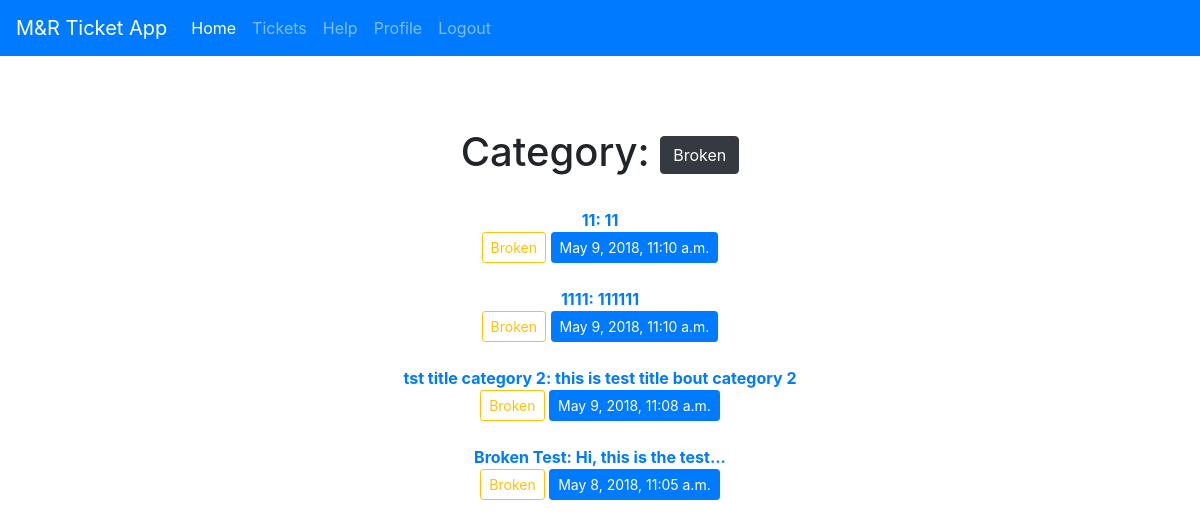
Screenshot of /post_list/category/Broken/ (signed in) with the database file from the repository.
### traffic/models.py (models this page shows, shortened)
class Post(models.Model):
    category = (
        ('Broken', 'Broken'),
        ('Danger', 'Danger'),
        ('Incident', 'Incident'),
        ('Info', 'Info'),
        ('Warning', 'Warning'),
    )
    tst_choice = (
        ('1', '1'),
        ('2', '2'),
    )
    author = models.ForeignKey(User, on_delete=models.CASCADE)
    title = models.CharField(max_length=90)
    text = models.TextField()
    created_date = models.DateTimeField(default=timezone.now())
    published_date = models.DateTimeField(blank=True, null=True)
    category = models.CharField(choices=category, max_length=40, default=1)
    tst = models.CharField(choices=tst_choice, max_length=2, default="")

### traffic/views.py (the view)
# urls.py: url(r'^post_list/category/(?P<category>\w+)/$', views.post_categories, name="post_categories"),
@login_required
def post_categories(request, category):
    post = Post.objects.filter(category = category).order_by('-published_date')
    return render(request, 'categories.html', {'post': post})

### traffic/templates/categories.html
{% extends 'base.html' %}
{% block main %}
    <h1>
        Category: <button type="button" class="btn btn-dark">{{ post.0.category }}</button>
    </h1>
    <br>
    {% for post in post %}
        <b><a href="{% url 'traffic:post_detail' id=post.id %}">{{ post.title|truncatechars:90 }}: {{ post.text|truncatechars:106 }}</a></b><br>
        {% if post.category == "Broken" %}
                <a href="{% url 'traffic:post_categories' category=post.category %}" class="btn btn-outline-warning btn-sm">{{ post.category }}</a>
            {% elif post.category == "Danger" %}
                <a href="{% url 'traffic:post_categories' category=post.category %}" class="btn btn-outline-dark btn-sm">{{ post.category }}</a>
            {% elif post.category == "Incident" %}
                <a href="{% url 'traffic:post_categories' category=post.category %}" class="btn btn-outline-danger btn-sm">{{ post.category }}</a>
            {% elif post.category == "Info" %}
                <a href="{% url 'traffic:post_categories' category=post.category %}" class="btn btn-outline-primary btn-sm">{{ post.category }}</a>
            {% else %}
                <a href="{% url 'traffic:post_categories' category=post.category %}" class="btn btn-outline-info btn-sm">{{ post.category }}</a>
        {% endif %}
    <button type="button" class="btn btn-primary btn-sm">{{post.published_date}}</button>
        <br><br>
    {% endfor %}
{% endblock %}

### traffic/static/traffic/css/style.css (style rules this page uses)
body { padding-top: 5rem; }

### rows the page displays
Post: category "Broken", title "11", text "11", published_date "May 9, 2018, 11:10 a.m."
Post: title "1111", text "111111", category "Broken", published_date "May 9, 2018, 11:10 a.m."
Post: title "tst title category 2", text "this is test title bout category 2", category "Broken", published_date "May 9, 2018, 11:08 a.m."
Post: title "Broken Test", text "Hi, this is the test...", category "Broken", published_date "May 8, 2018, 11:05 a.m."
